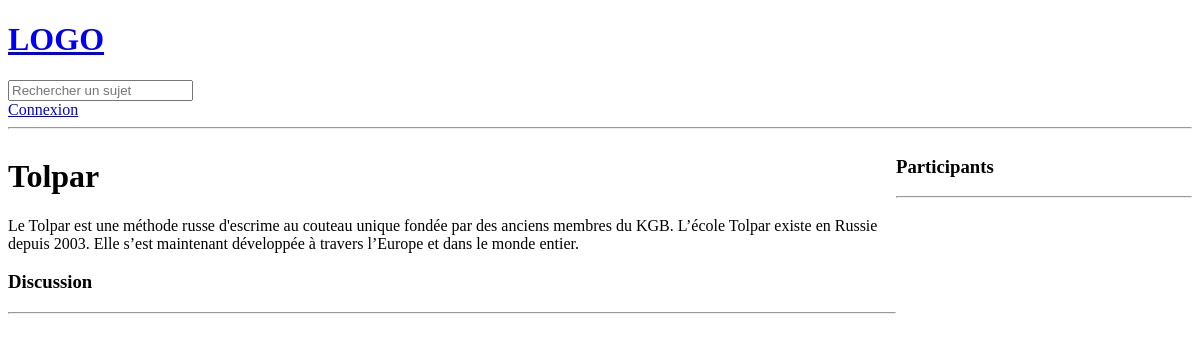
Page /room/1/ on the earlier database version.
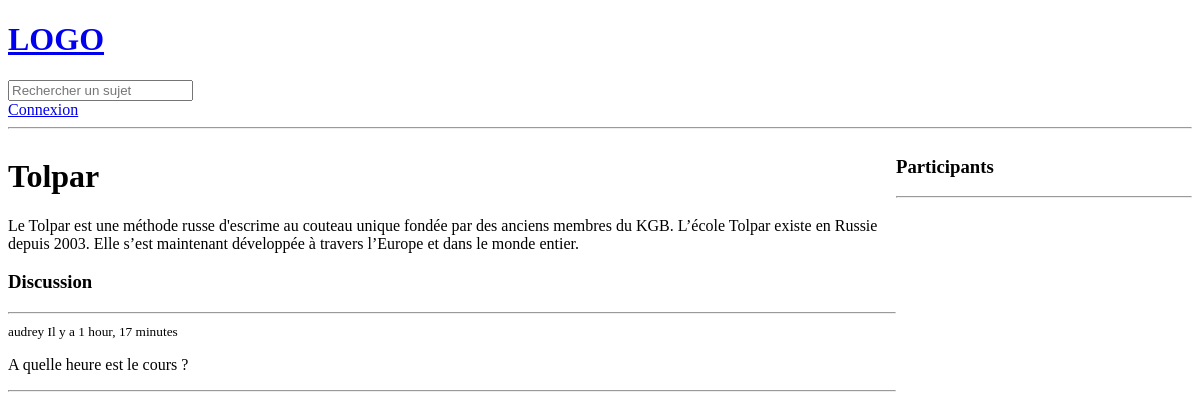
Same page on the later database version.
### base/models.py (models this page shows, shortened)
class Message(models.Model):
    user = models.ForeignKey(User, on_delete=models.CASCADE)
    room = models.ForeignKey(Room, on_delete=models.CASCADE)
    body = models.TextField()
    created = models.DateTimeField(auto_now_add=True)
    updated = models.DateTimeField(auto_now=True)

### base/views.py (the view, shortened to what this page needs)
# urls.py: path('room/<str:pk>/', views.room, name="room"),
def room(request, pk):
    room = Room.objects.get(id=pk)
    room_messages = room.message_set.all().order_by('-created')
    participants = room.participants.all()
    context = { 'room': room, 'room_messages': room_messages, 'participants': participants }
    return render(request, 'base/room.html', context)

### base/templates/base/room.html (shortened to what this page needs)
{% extends 'main.html' %}
{% block content %}
<div class="room-container">
    <div>
        <h1>{{ room.name }}</h1>
        <p>{{ room.description }}</p>
        <div class="comment-wrapper">
            <h3>Discussion</h3>
            <hr>
            {% for message in room_messages %}
                <div>
                    <small>{{ message.user }} Il y a {{ message.created|timesince }}</small>
                    <p>{{ message.body }}</p>
                    <hr>
                </div>
            {% endfor %}
        </div>
    </div>
    <div>
        <h3>Participants</h3>
        <hr>
    </div>
</div>
{% endblock %}

Differences in the rows shown:
added Message: user "audrey", created "1 hour, 17 minutes", body "A quelle heure est le cours ?"
